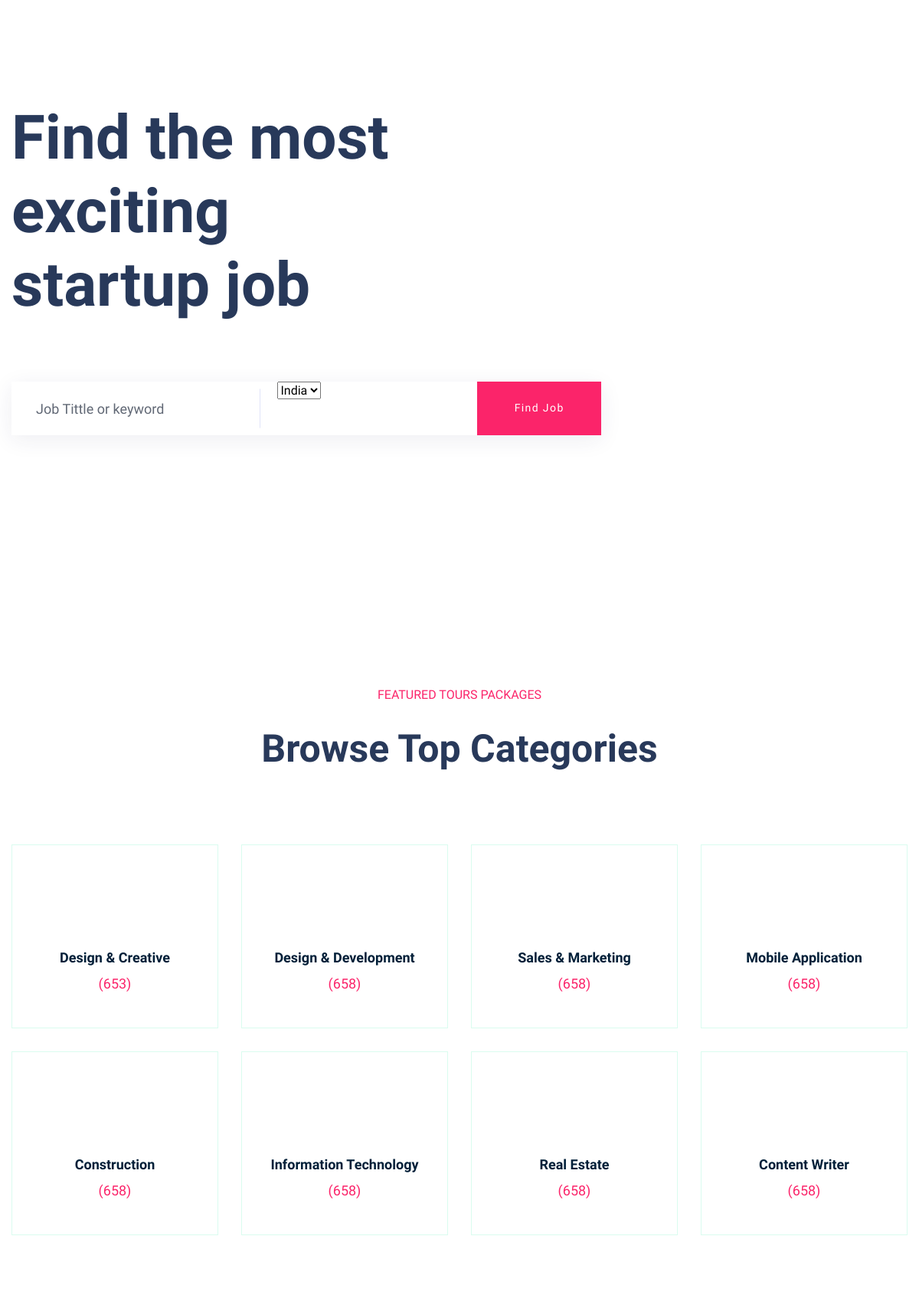
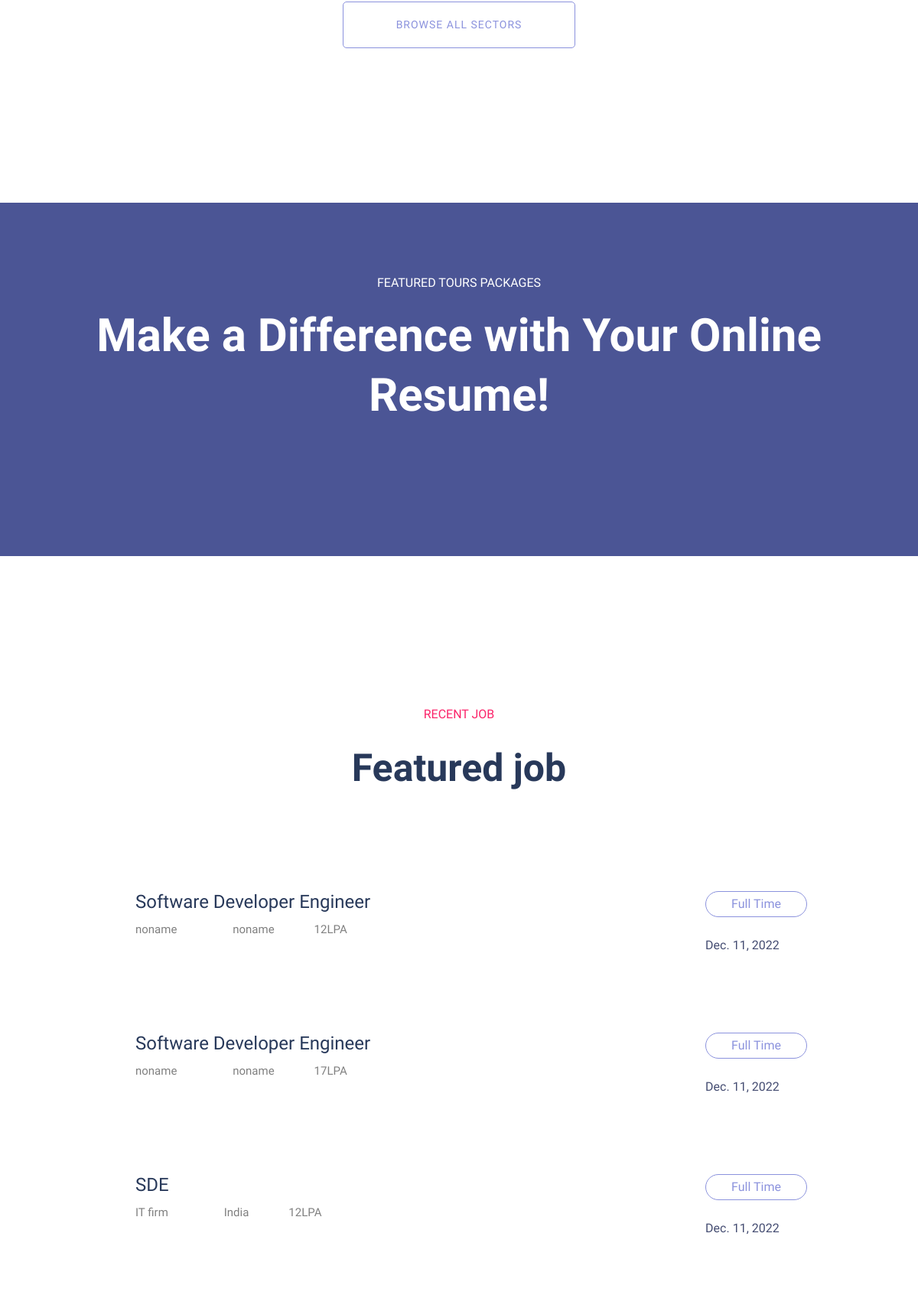
Screenshot of /search_jobs (upper part) with the database file from the repository (2 pictures, top to bottom).
### basic/models.py (models this page shows)
class company_job(models.Model):
    comapny = models.ForeignKey(company_details,on_delete=models.CASCADE)
    role = models.CharField(max_length=200,default="2022")
    experience = models.CharField(max_length=200,default="0")
    description = models.TextField(max_length=2000,default="noname")
    salary = models.CharField(max_length=200,default="2022")
    skills = models.CharField(max_length=200,default="C++")
    location = models.TextField(max_length=2000,default="noname")
    country = models.TextField(max_length=2000,default="noname")
    catagory = models.TextField(max_length=2000,default="noname")
    date = models.DateField(default=datetime.date.today)
    equity = models.TextField(max_length=2000,default="NO")

### basic/views.py (the view)
# urls.py: path('search_jobs',views.search_jobs, name='search_jobs'),
def search_jobs(request):
    obj = company_job.objects.all().order_by('-date')[:10]
    context = {
        'obj':obj,
            }
    return render(request, 'search_jobs.html', context=context)

### basic/templates/search_jobs.html (shortened to what this page needs)
{% load socialaccount %}
{% load static %}
<!doctype html>
<html class="no-js" lang="zxx">
    <head>
            <link rel="stylesheet" href="{% static 'job/assets/css/bootstrap.min.css' %}">
            <link rel="stylesheet" href="{% static 'job/assets/css/owl.carousel.min.css' %}">
            <link rel="stylesheet" href="{% static 'job/assets/css/flaticon.css' %}">
            <link rel="stylesheet" href="{% static 'job/assets/css/price_rangs.css' %}">
            <link rel="stylesheet" href="{% static 'job/assets/css/slicknav.css' %}">
            <link rel="stylesheet" href="{% static 'job/assets/css/animate.min.css' %}">
            <link rel="stylesheet" href="{% static 'job/assets/css/magnific-popup.css' %}">
            <link rel="stylesheet" href="{% static 'job/assets/css/fontawesome-all.min.css' %}">
            <link rel="stylesheet" href="{% static 'job/assets/css/themify-icons.css' %}">
            <link rel="stylesheet" href="{% static 'job/assets/css/slick.css' %}">
            <link rel="stylesheet" href="{% static 'job/assets/css/nice-select.css' %}">
            <link rel="stylesheet" href="{% static 'job/assets/css/style.css' %}">
   </head>
   <body>
    <main>
        <div class="slider-area ">
            <div class="slider-active">
                <div class="single-slider slider-height d-flex align-items-center" data-background="{% static 'job/assets/img/hero/h1_hero.jpg' %}">
                    <div class="container">
                        <div class="row">
                            <div class="col-xl-6 col-lg-9 col-md-10">
                                <div class="hero__caption">
                                    <h1>Find the most exciting startup job</h1>
                                </div>
                            </div>
                        </div>
                        <div class="row">
                            <div class="col-xl-8">
                                <form action="/search_jobs_keyword" class="search-box" id = "search_form" method="post">
                                    <div class="input-form">
                                        <input type="text" placeholder="Job Tittle or keyword" name = "keyword">
                                    </div>
                                    <div class="select-form">
                                        <div class="select-itms">
                                            <select name="select" id="select1">
                                                <option value="" selected>India</option>
                                            </select>
                                        </div>
                                    </div>
                                    <div class="search-form">
                                        <a href="javascript:;" onclick="document.getElementById('search_form').submit();">Find job</a>
                                    </div>
                                </form>
                            </div>
                        </div>
                    </div>
                </div>
            </div>
        </div>
        <div class="our-services section-pad-t30">
            <div class="container">
                <div class="row">
                    <div class="col-lg-12">
                        <div class="section-tittle text-center">
                            <span>FEATURED TOURS Packages</span>
                            <h2>Browse Top Categories </h2>
                        </div>
                    </div>
                </div>
                <div class="row d-flex justify-contnet-center">
                    <div class="col-xl-3 col-lg-3 col-md-4 col-sm-6">
                        <div class="single-services text-center mb-30">
                            <div class="services-ion">
                                <span class="flaticon-tour"></span>
                            </div>
                            <div class="services-cap">
                               <h5><a href="job_listing.html">Design & Creative</a></h5>
                                <span>(653)</span>
                            </div>
                        </div>
                    </div>
                    <div class="col-xl-3 col-lg-3 col-md-4 col-sm-6">
                        <div class="single-services text-center mb-30">
                            <div class="services-ion">
                                <span class="flaticon-cms"></span>
                            </div>
                            <div class="services-cap">
                               <h5><a href="job_listing.html">Design & Development</a></h5>
                                <span>(658)</span>
                            </div>
                        </div>
                    </div>
                    <div class="col-xl-3 col-lg-3 col-md-4 col-sm-6">
                        <div class="single-services text-center mb-30">
                            <div class="services-ion">
                                <span class="flaticon-report"></span>
                            </div>
                            <div class="services-cap">
                               <h5><a href="job_listing.html">Sales & Marketing</a></h5>
                                <span>(658)</span>
                            </div>
                        </div>
                    </div>
                    <div class="col-xl-3 col-lg-3 col-md-4 col-sm-6">
                        <div class="single-services text-center mb-30">
                            <div class="services-ion">
                                <span class="flaticon-app"></span>
                            </div>
                            <div class="services-cap">
                               <h5><a href="job_listing.html">Mobile Application</a></h5>
                                <span>(658)</span>
                            </div>
                        </div>
                    </div>
                    <div class="col-xl-3 col-lg-3 col-md-4 col-sm-6">
                        <div class="single-services text-center mb-30">
                            <div class="services-ion">
                                <span class="flaticon-helmet"></span>
                            </div>
                            <div class="services-cap">
                               <h5><a href="job_listing.html">Construction</a></h5>
                                <span>(658)</span>
                            </div>
                        </div>
                    </div>
                    <div class="col-xl-3 col-lg-3 col-md-4 col-sm-6">
                        <div class="single-services text-center mb-30">
                            <div class="services-ion">
                                <span class="flaticon-high-tech"></span>
                            </div>
                            <div class="services-cap">
                               <h5><a href="job_listing.html">Information Technology</a></h5>
                                <span>(658)</span>
                            </div>
                        </div>
                    </div>
                    <div class="col-xl-3 col-lg-3 col-md-4 col-sm-6">
                        <div class="single-services text-center mb-30">
                            <div class="services-ion">
                                <span class="flaticon-real-estate"></span>
                            </div>
                            <div class="services-cap">
                               <h5><a href="job_listing.html">Real Estate</a></h5>
                                <span>(658)</span>
                            </div>
                        </div>
                    </div>
                    <div class="col-xl-3 col-lg-3 col-md-4 col-sm-6">
                        <div class="single-services text-center mb-30">
                            <div class="services-ion">
                                <span class="flaticon-content"></span>
                            </div>
                            <div class="services-cap">
                               <h5><a href="job_listing.html">Content Writer</a></h5>
                                <span>(658)</span>
                            </div>
                        </div>
                    </div>
                </div>
                <div class="row">
                    <div class="col-lg-12">
                        <div class="browse-btn2 text-center mt-50">
                            <a href="job_listing.html" class="border-btn2">Browse All Sectors</a>
                        </div>
                    </div>
                </div>
            </div>
        </div>
         <div class="online-cv cv-bg section-overly pt-90 pb-120"  data-background="{% static 'job/assets/img/gallery/cv_bg.jpg' %}">
            <div class="container">
                <div class="row justify-content-center">
                    <div class="col-xl-10">
                        <div class="cv-caption text-center">
                            <p class="pera1">FEATURED TOURS Packages</p>
                            <p class="pera2"> Make a Difference with Your Online Resume!</p>
                        </div>
                    </div>
                </div>
            </div>
        </div>
        <section class="featured-job-area feature-padding">
            <div class="container">
                <div class="row">
                    <div class="col-lg-12">
                        <div class="section-tittle text-center">
                            <span>Recent Job</span>
                            <h2>Featured job</h2>
                        </div>
                    </div>
                </div>
                <div class="row justify-content-center">
                    <div class="col-xl-10">
                        {% for i in obj %}
                        <div class="single-job-items mb-30">
                            <div class="job-items">
                                <div class="company-img">
                                </div>
                                <div class="job-tittle">
                                    <a href="/job_view/{{i.id}}"><h4>{{i.role}}</h4></a>
                                    <ul>
                                        <li>{{i.catagory}}</li>
                                        <li><i class="fas fa-map-marker-alt"></i>{{i.country}}</li>
                                        <li>{{i.salary}}</li>
                                    </ul>
                                </div>
                            </div>
                            <div class="items-link f-right">
                                <a href="/job_view/{{i.id}}">Full Time</a>
                                <span>{{i.date}}</span>
                            </div>
                        </div>
                        {% endfor %}
                    </div>
                </div>
            </div>
        </section>
    </main>
    </body>
</html>

### rows the page displays
company_job: role "Software Developer Engineer", catagory "noname", country "noname", salary "12LPA", date "Dec. 11, 2022"
company_job: role "Software Developer Engineer", catagory "noname", country "noname", salary "17LPA", date "Dec. 11, 2022"
company_job: role "SDE", catagory "IT firm", country "India", salary "12LPA", date "Dec. 11, 2022"
